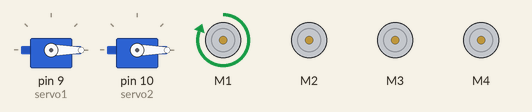
This sketch was run on a simulated Arduino Uno, built with avr-gcc and run on an emulated ATmega328P. Shown: 2 × servo, 4 × DC motor (green arrow = forward, orange = backward, longer = faster). What the sketch prints to the serial monitor is not drawn.

Above: at 0.1 s.
At 6.1 s:
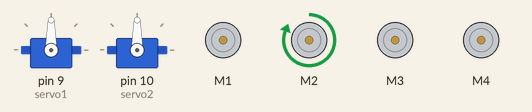
At 9.1 s:
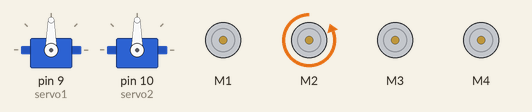
At 18.1 s:
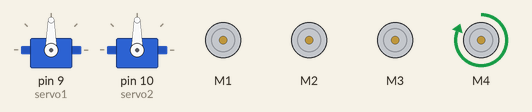
At 27.1 s:
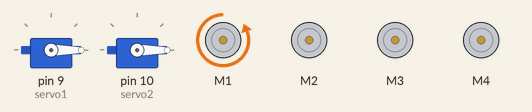
At 36.1 s:
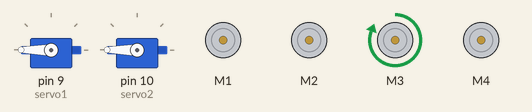
Timing chart, 0 to 40.0 s (numbered marks = the images above):
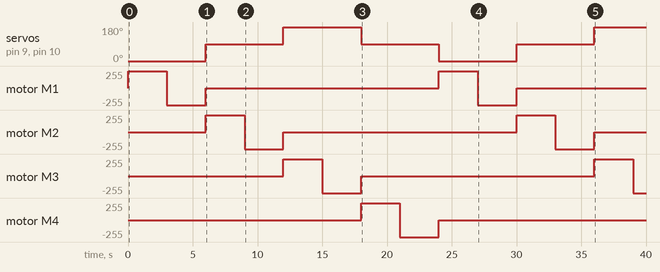

Measured:
- by itself, motor M4: stopped → forward 255/255 at 18.0 s, → backward 255/255 3.0 s later, → stopped 3.0 s later
- by itself, servo on pin 9 (servo1), servo on pin 10 (servo2): 0° → 90° at 6.0 s, → 180° 6.0 s later, → 90° 6.0 s later, → 0° 6.0 s later, … (6 changes in this stretch)
- by itself, motor M2: stopped → forward 255/255 at 6.0 s, → backward 255/255 3.0 s later, → stopped 3.0 s later, → forward 255/255 18.0 s later, … (6 changes in this stretch)

The sketch:

motor_and_servo_test.ino
```cpp
#include <AFMotor.h>
#include <Servo.h>


AF_DCMotor motorl1(1);
AF_DCMotor motorl2(2);
AF_DCMotor motorp1(3);
AF_DCMotor motorp2(4);

Servo servo1;
Servo servo2;


void setup() {
  Serial.begin(9600);           // set up Serial library at 9600 bps
  Serial.println("All motor test start");

  // turn on servo
  servo1.attach(9);
  servo2.attach(10);

  // turn all motor to maxpower and release motors
  motorl1.setSpeed(255);
  motorl1.run(RELEASE);
  motorl2.setSpeed(255);
  motorl2.run(RELEASE);
  motorp1.setSpeed(255);
  motorp1.run(RELEASE);
  motorp2.setSpeed(255);
  motorp2.run(RELEASE);

}

int i;


void loop() {

  //run first motor, both servo to 0
  servo1.write(0);
  servo2.write(0);
  motorl1.run(FORWARD);
  delay(3000);
  motorl1.run(BACKWARD);
  delay(3000);
  motorl1.run(RELEASE);

  //run second motor, both servo to 90
  servo1.write(90);
  servo2.write(90);
  motorl2.run(FORWARD);
  delay(3000);
  motorl2.run(BACKWARD);
  delay(3000);
  motorl2.run(RELEASE);

  //run third motor, both servo to 180
  servo1.write(180);
  servo2.write(180);
  motorp1.run(FORWARD);
  delay(3000);
  motorp1.run(BACKWARD);
  delay(3000);
  motorp1.run(RELEASE);

  //run fourth motor, both servo to 90
  servo1.write(90);
  servo2.write(90);
  motorp2.run(FORWARD);
  delay(3000);
  motorp2.run(BACKWARD);
  delay(3000);
  motorp2.run(RELEASE);


}
```
